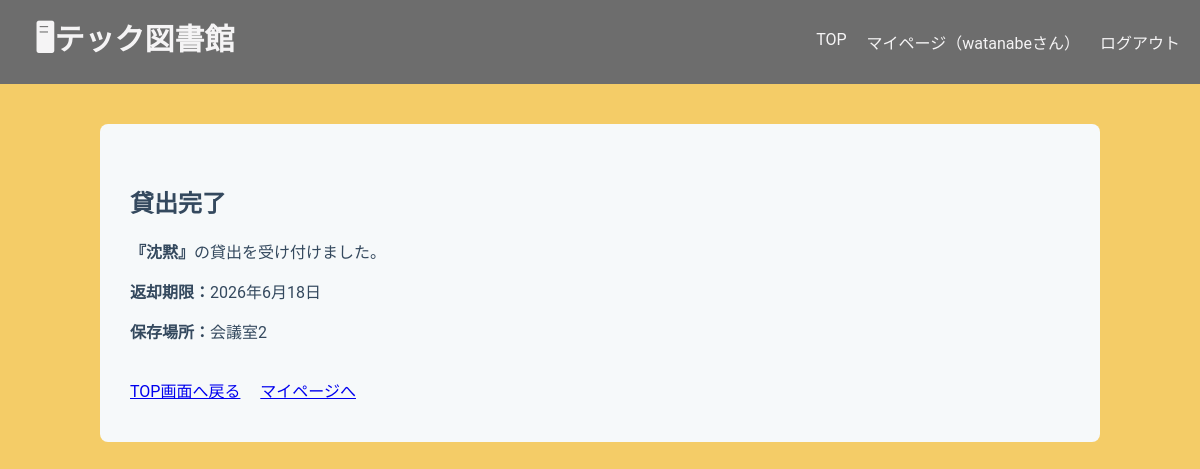
The app's page /library/borrow/34/complete/34/ (signed in) with its own data.
### libraryapp/models.py (models this page shows, shortened)
class Stock(models.Model):
    book = models.ForeignKey(
        Book,
        on_delete=models.CASCADE,
        related_name="stocks"
    )
    location = models.ForeignKey(
        Location,
        on_delete=models.PROTECT,
        related_name="stocks"
    )
    is_available = models.BooleanField(default=True)

class Book(models.Model):
    isbn = models.CharField(
        max_length=20,
        help_text='ISBN-10 または ISBN-13（ハイフン可）',
        verbose_name='ISBN',
        unique=True,
    )
    title = models.CharField(max_length=200, blank=True)
    author = models.CharField(max_length=200, null=True, blank=True)
    publisher = models.CharField(max_length=200, null=True, blank=True)
    publication_date = models.DateField(null=True, blank=True)
    description = models.TextField(null=True, blank=True)
    cover_url = models.URLField(null=True, blank=True)
    edition_number = models.IntegerField(default=1)

class Borrow(models.Model):
    user = models.ForeignKey(User, on_delete=models.CASCADE)
    stock = models.ForeignKey(
        Stock,
        on_delete=models.PROTECT,
        related_name="borrows"
    )
    borrowed_at = models.DateTimeField(default=timezone.now)
    due_date = models.DateField()
    returned_at = models.DateTimeField(null=True, blank=True)
    class Meta:
        ordering = ["due_date"]

class Location(models.Model):
    name = models.CharField(max_length=100)
    def __str__(self):
        return self.name

### libraryapp/views.py (the view)
# urls.py: path('borrow/<int:stock_id>/complete/<int:borrow_id>/', views.BorrowCompleteView.as_view(), name="borrow_complete"),
class BorrowCompleteView(LoginRequiredMixin, TemplateView):
    template_name = "libraryapp/borrow_complete.html"
    def get_context_data(self, **kwargs):
        context = super().get_context_data(**kwargs)
        context["stock"] = get_object_or_404(
            Stock,
            pk=self.kwargs["stock_id"]
        )
        context["borrow"] = get_object_or_404(
            Borrow,
            pk=self.kwargs["borrow_id"]
        )
        return context

### templates/libraryapp/borrow_complete.html (shortened to what this page needs)
{% extends "libraryapp/base.html" %}
{% block content %}
<h2>貸出完了</h2>
<p><strong>『{{ stock.book.title }}』</strong>の貸出を受け付けました。</p>
<p><strong>返却期限：</strong>{{ borrow.due_date }}</p>
<p><strong>保存場所：</strong>{{ stock.location }}</p>
<br>
<a href="{% url 'home' %}">TOP画面へ戻る</a>&nbsp;&nbsp;&nbsp;&nbsp;
<a href="{% url 'mypage' %}">マイページへ</a>
{% endblock content %}

### templates/libraryapp/base.html (shortened to what this page needs)
<!DOCTYPE html>
<html lang="ja">
<head>
    {% load static %}
    <link rel="stylesheet" href="{% static 'libraryapp/base.css' %}">
</head>
<body>
    <header class="header">
        <h1>
            <a href="{% url 'home' %}">
                <strong>🖥テック図書館</strong>
            </a>
        </h1>
        <nav>
            <a href="{% url 'home' %}">TOP</a>
            <a href="{% url 'mypage' %}">マイページ（{{ user.username }}さん）</a>
            <form method="post" action="{% url 'logout' %}" class="logout-form">
                <button type="submit" class="logout-link">ログアウト</button>
            </form>
        </nav>
    </header>
    <main class="container">
        {% block content %}{% endblock %}
    </main>
</body>
</html>

### static/libraryapp/base.css (style rules this page uses)
body { font-family: 'Roboto', 'Segoe UI', Tahoma, Geneva, Verdana, sans-serif; background-color: #f4cc67; color: #34495e; margin: 0; }
.header { display: flex; background-color: #6d6d6d; justify-content: space-between; align-items: center; }
.header h1 { color: #f5f4f5; margin: 15px; width: auto; padding-left: 20px; font-size: 30px; }
.header h1 a { color: #f5f4f5; text-decoration: none; }
.header nav { color: #f5f4f5; display: flex; gap: 20px; width: auto; padding-right: 20px; margin: 0; }
.header nav a { color: #f5f4f5; text-decoration: none; }
.container { background-color: #f6f9fa; padding: 40px 30px; border-radius: 8px; max-width: 1000px; width: 100%; box-sizing: border-box; margin: 40px auto; }
form button { white-space: nowrap; background-color: #717071dc; color: #faf8f8; padding: 10px 20px; border: none; border-radius: 4px; cursor: pointer; font-size: 16px; font-weight: 500; }
.logout-form { display: inline; }
.logout-form button { background: none; border: none; padding: 0; color: inherit; font: inherit; cursor: pointer; }

### records on screen
Stock: book "沈黙", location "会議室2"
Borrow: due_date "2026年6月18日"

### other values on screen
{{ user.username }} "watanabe"
